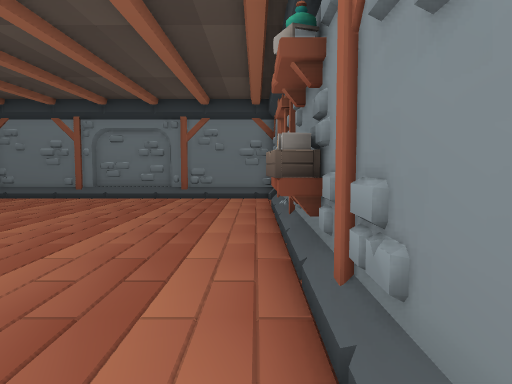
View 1 (above)

12 first-person views from a walk through a 3-D level made in the Unity game engine. The camera is 1.3 m above the floor, tilts 4° down and sees 70° across. The floor is counted in squares, 1 m on a side. Each view is taken from the middle of a square. On the plan, view 1 faces up. The plan holds only what a view shows up to about 15 squares ahead; the rest is blank.

View 2
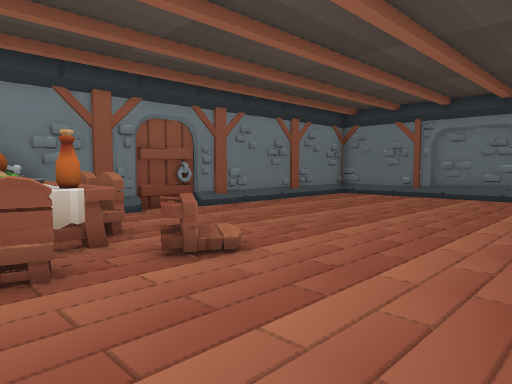

View 3
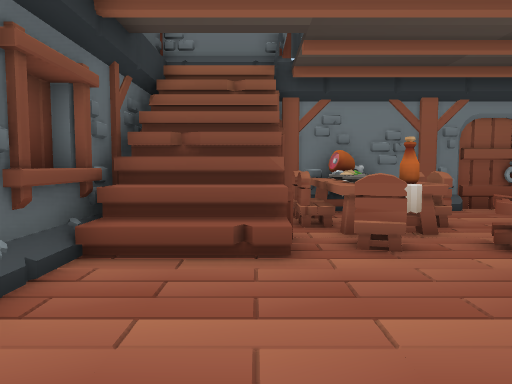

View 4
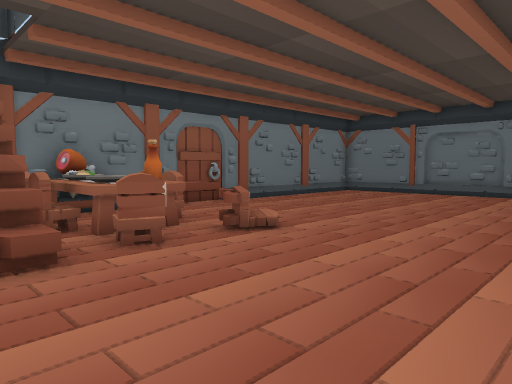

View 5
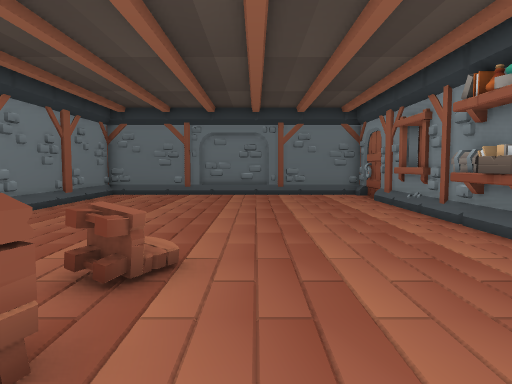

View 6
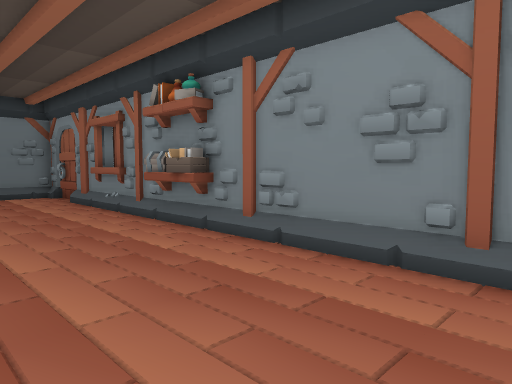

View 7
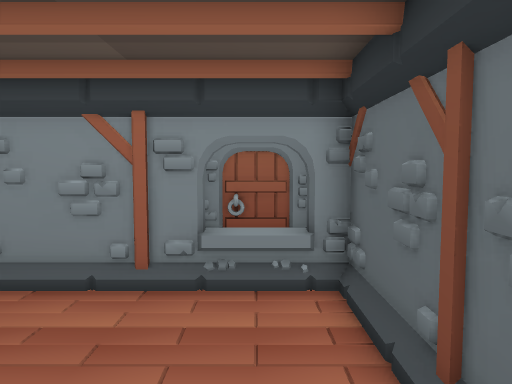

View 8
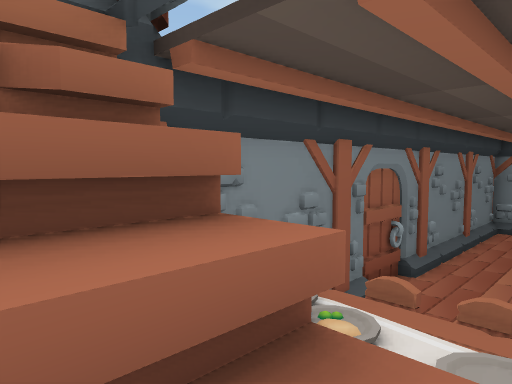

View 9
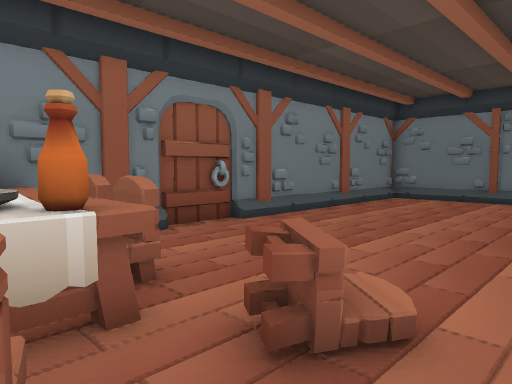

View 10
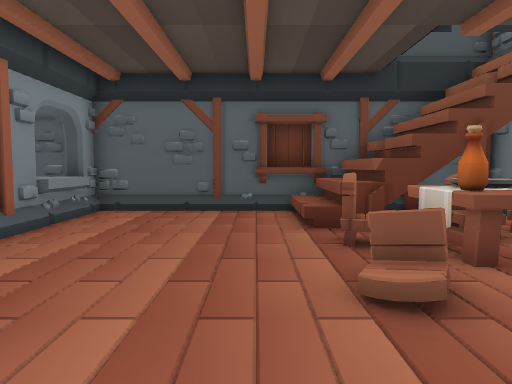

View 11
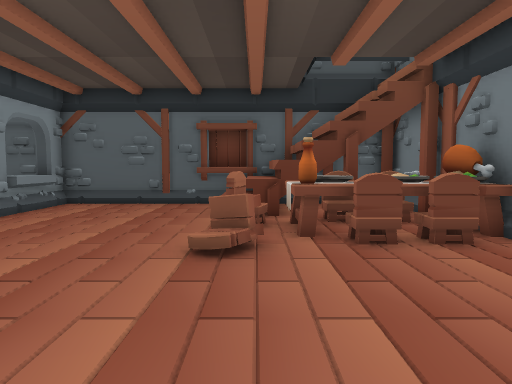

View 12
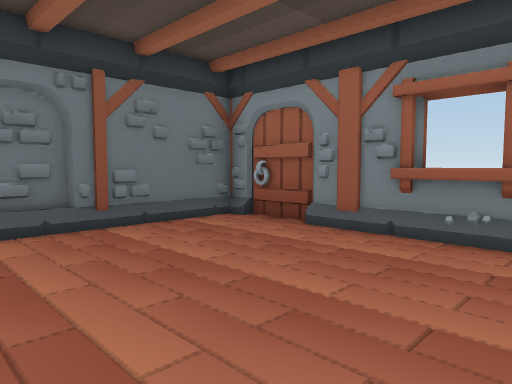

### Floor plan
Key: @ floor where view 1 was taken; # wall or solid block; . floor; / step, stairs or slope; ^ raised ledge; S shelf; C chair; T table; B bottle.
Columns run from 11 left of view 1 to 3 right of it. Each row starts with its distance up from view 1.
 15 #############
 14 #...........#
 13 #...........#
 12 #...........#
 11 #...........#
 10 #...........#
  9 #...........^
  8 #...........#
  7 #...........#
  6 #..........SS
  5 #..........SS
  4 #..........SS
  3 #...........#
  2 #CCC.C......#
  1 #TTTB.......#
  0 #TTTTCC....@#
 -1 ##CC#.......#
 -2 #//////.....#
 -3 #//////.....^
 -4 #//////.....#
 -5 ###############

Where each view was taken, in squares from view 1:
view 1: 0 up, 0 right, facing up
view 2: 1 down, 1 left, facing up-left
view 3: 2 down, 0 right, facing left
view 4: 3 down, 0 right, facing up-left
view 5: 2 down, 4 left, facing up
view 6: 2 down, 4 left, facing up-right
view 7: 3 down, 6 left, facing right
view 8: 3 down, 7 left, facing up-left
view 9: 0 up, 4 left, facing up-left
view 10: 6 up, 4 left, facing down
view 11: 8 up, 6 left, facing down
view 12: 7 up, 6 left, facing up-right
